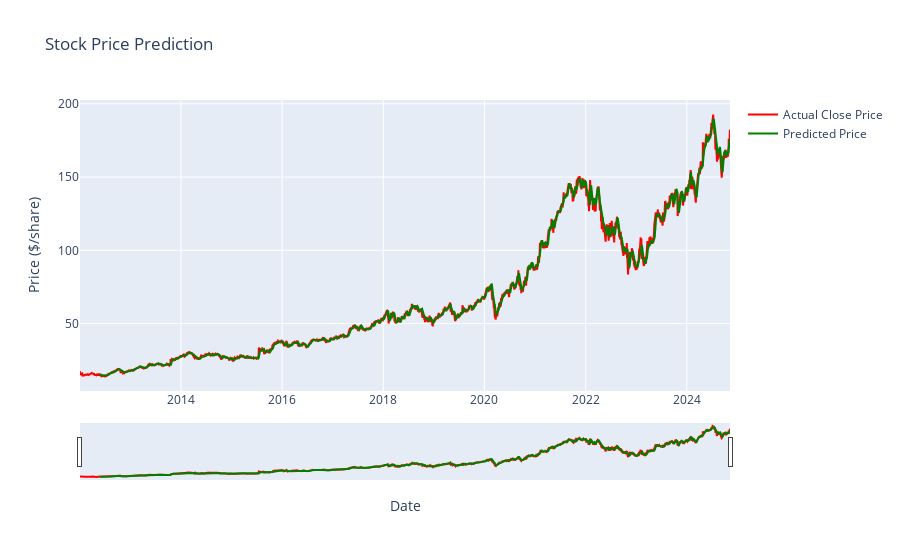

Notebook code for this chart:
### Code cell
import plotly.graph_objects as go


fig = go.Figure()

# Add actual close prices trace (red)
fig.add_trace(go.Scatter(
    x=combined_df['Date'],   
    y=combined_df['Close'],
    mode='lines',
    name='Actual Close Price',
    line=dict(color='red'),
))

# Add predicted prices trace (green)
fig.add_trace(go.Scatter(
    x=combined_df['Date'],  
    y=combined_df['Prediction'],
    mode='lines',
    name='Predicted Price',
    line=dict(color='green'),
))

# Update layout settings
fig.update_layout(
    title='Stock Price Prediction',
    xaxis_title='Date',
    yaxis_title='Price ($/share)',
    xaxis_rangeslider_visible=True,    
)

# Show the plot
fig.show()

### Figure 1 — Plotly figure (JSON) as saved in the notebook; plotly's stock layout.template omitted (floating-point values rounded to 4 significant figures; data arrays with more than 128 entries replaced by an {"elided": "..."} marker saying what was removed)
{"data": [{"line": {"color": "red"}, "mode": "lines", "name": "Actual Close Price", "type": "scatter", "x": {"elided": "3235 str values"}, "y": {"elided": "3235 float values"}}, {"line": {"color": "green"}, "mode": "lines", "name": "Predicted Price", "type": "scatter", "x": {"elided": "3235 str values"}, "y": {"elided": "3235 float values"}}], "layout": {"title": {"text": "Stock Price Prediction"}, "xaxis": {"rangeslider": {"visible": true}, "title": {"text": "Date"}}, "yaxis": {"title": {"text": "Price ($/share)"}}}}
